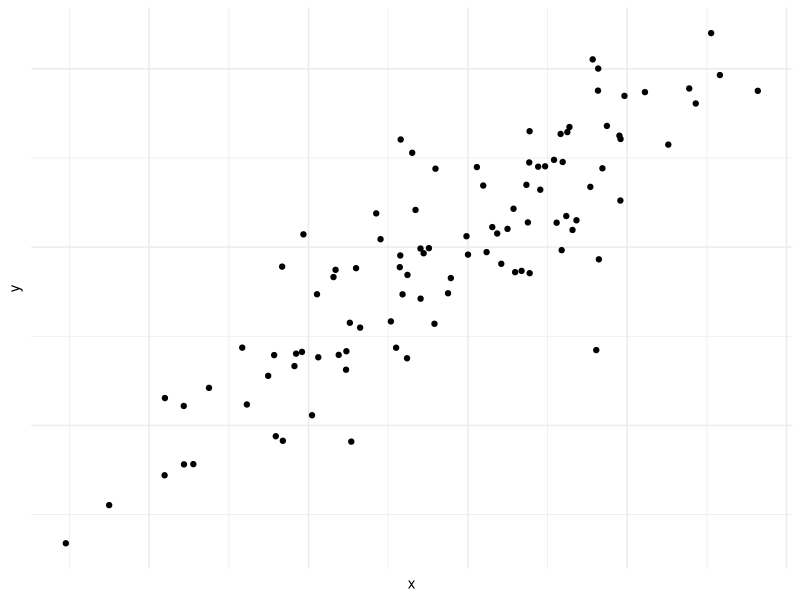
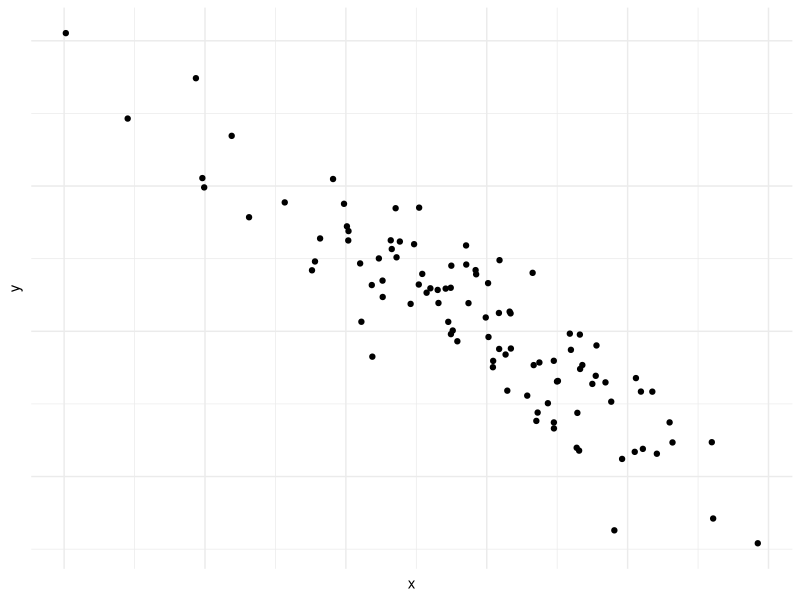
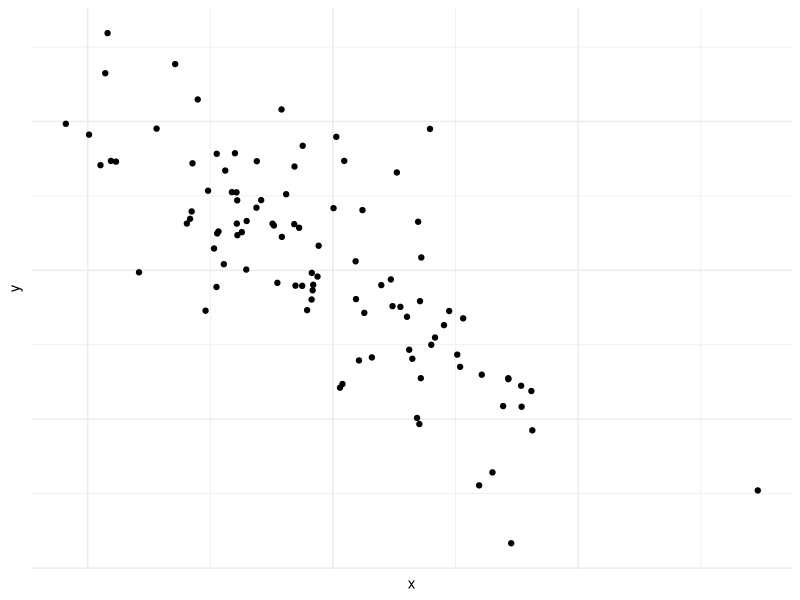
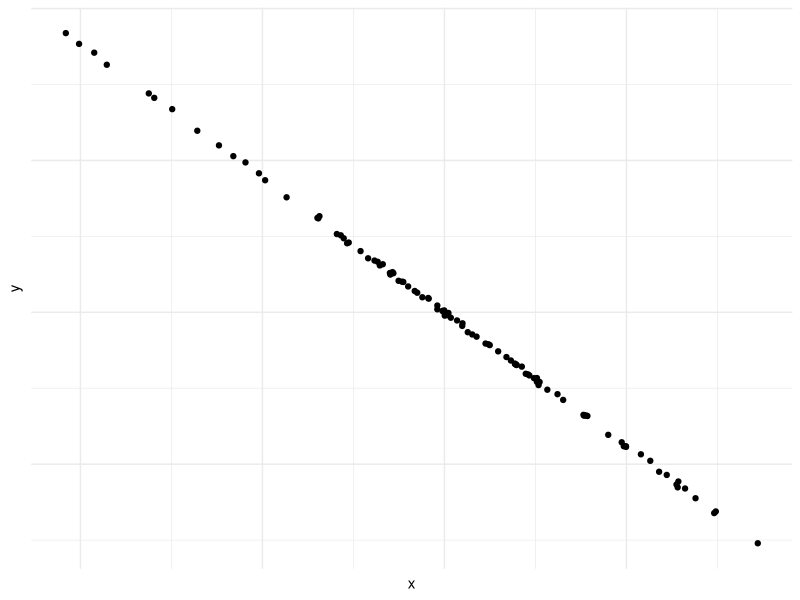
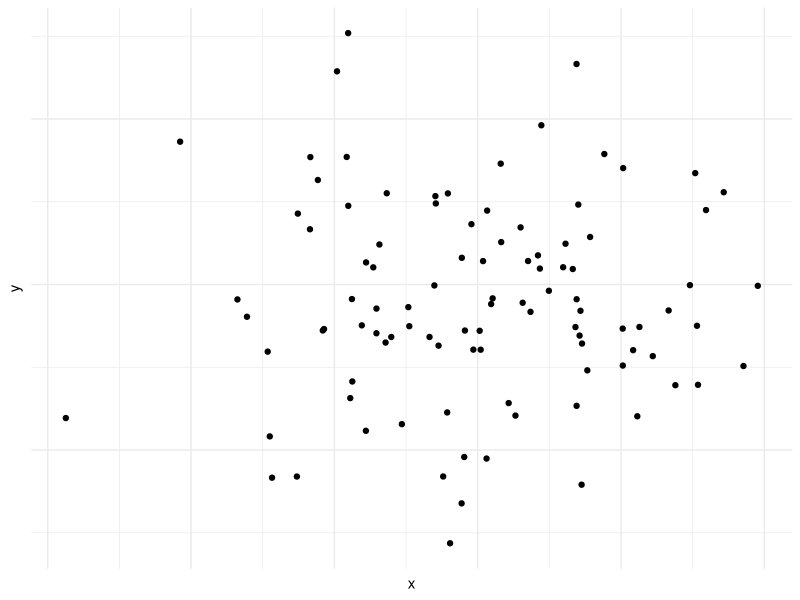
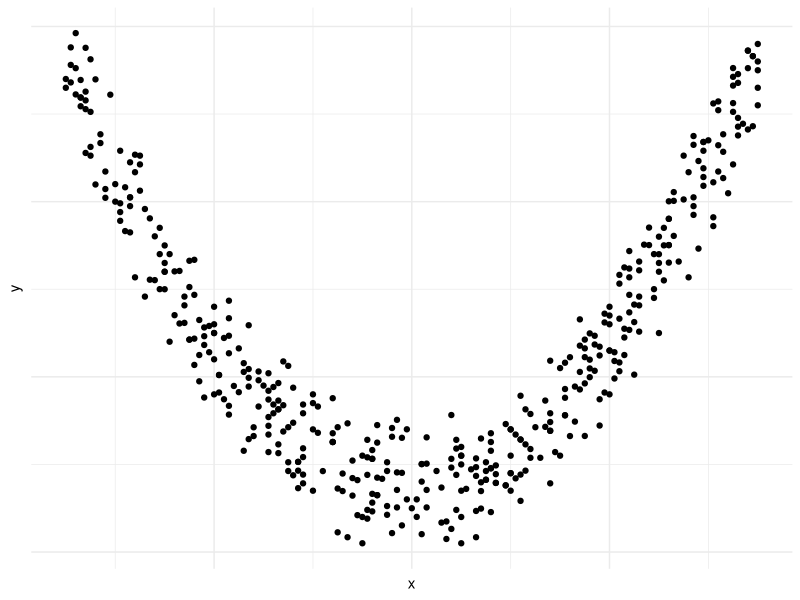
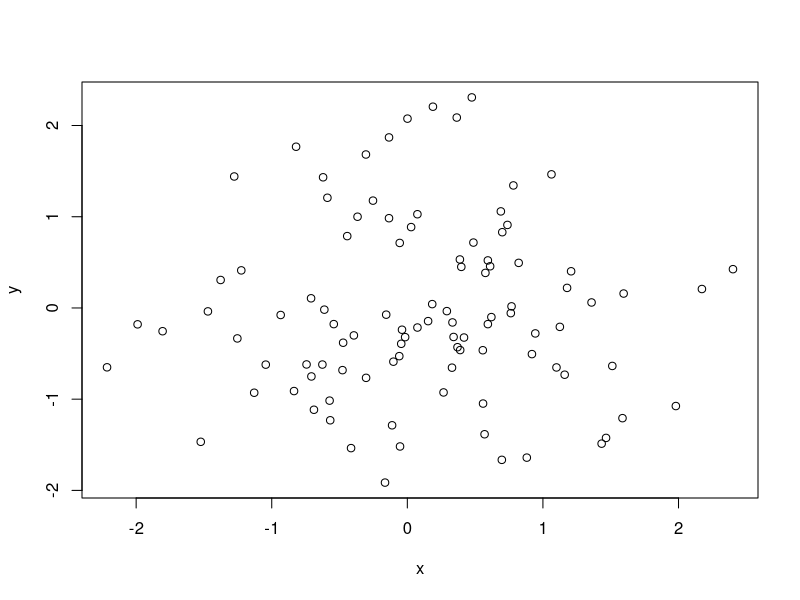
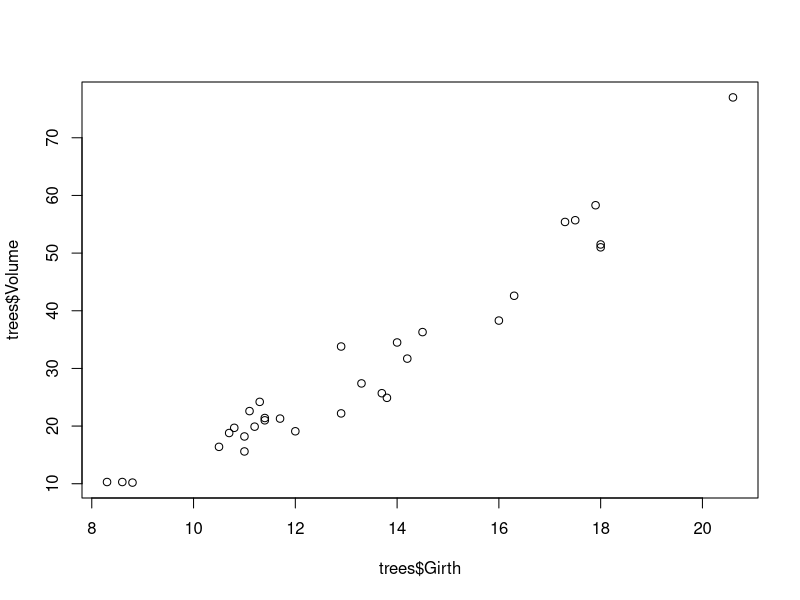

These charts were generated, in order, by the following R code: (Note: this script raises an error after producing the figures.)
## ---- chunk 1
library(tidyverse)
library(ggthemes)
library(mvtnorm)

set.seed(1)
correlation <- c(-0.9999, -0.9, -0.75,-.5, -0.3, 0, 0.3, 0.75, 0.9, 0.9999)
n_sim <- 100
values <- NULL
for(i in seq_len(length(correlation))){
  rho <- correlation[i]
  sigma <- matrix(c(5, rho * sqrt(50), rho * sqrt(50), 10), 2, 2)
  sim <- rmvnorm(
    n = n_sim,
    mean = c(20,40),
    sigma = sigma
    ) %>%
    as_tibble() %>%
    mutate(correlation = round(rho,2))
  values <- bind_rows(values, sim)
}
names(values) <- c("x","y","correlation")
## ---- chunk 2
theme_set(theme_minimal()+
            theme(
              axis.text.x = element_blank(),
              axis.text.y = element_blank(),
              axis.ticks = element_blank(),
            
            )
)

#theme_set(theme_tufte())
  
  ggplot(data = values %>% filter(correlation ==.9), mapping = aes(x,y)) +
  geom_point() 

## ---- chunk 3

ggplot(data = values %>% filter(correlation ==-0.9), mapping = aes(x,y)) +
  geom_point() 

## ---- chunk 4
ggplot(data = values %>% filter(correlation ==-.75), mapping = aes(x,y)) +
  geom_point()
## ---- chunk 5
ggplot(data = values %>% filter(correlation < -.99), mapping = aes(x,y)) +
  geom_point()
## ---- chunk 6
ggplot(data = values %>% filter(correlation ==0), mapping = aes(x,y)) +
  geom_point() 
## ---- chunk 7
set.seed(1)
tmpDF <- data.frame(x=seq(-7,7,by=.1))
tmpDF$y=tmpDF$x^2
for(i in 1:5){
tmpDF <- tmpDF %>% 
  bind_rows(data.frame(x=tmpDF$x,y=tmpDF$y+i))
}

tmpDF %>%
  sample_frac(.10) %>% 
  ggplot( aes(x,y))+
  geom_point()+ylab("y")

## ---- chunk 8
set.seed(1)
## ---- chunk 9
# Generamos datos
datos = data.frame(
  x=rnorm(100),
  y=rnorm(100)
)

# Graficamos
plot(datos)
## ---- chunk 10
head(trees)
## ---- chunk 11
plot(trees$Girth, trees$Volume)
## ---- chunk 12
plot(trees)
## ---- chunk 13

datos<- data.frame(
  Estudiante = c( 1, 2, 3, 4, 5, 6, 7, 8, 9, 10, 11, 12) %>% as.character(),
  x = c( 17, 13, 12, 14, 15, 8, 9, 13, 11, 14, 12, 16),
  y = c( 15, 13, 8, 17, 16, 9, 14, 10, 16, 13, 14, 17)
) 
## ---- chunk 14
datos %>% 
  knitr::kable(
    caption = "Resultados de un examen de tradución (x) y de comprensión (y) de ingles.",
    format.args = list(decimal.mark = ","),
                       booktabs=TRUE
  )
## ---- chunk 15
datos <- datos %>% 
  mutate(x2=x^2,y2=y^2,xy = x*y) 
datos %>% 
  knitr::kable(
    caption = "Resultados de un examen de tradución (x) y de comprensión (y) de ingles.",
    format.args = list(decimal.mark = ","),
                       booktabs=TRUE
  )
## ---- chunk 16
colSums(datos[2:6])

## ---- chunk 17
# Cargamos datos
datos<- data.frame(
  Estudiante = c( 1, 2, 3, 4, 5, 6, 7, 8, 9, 10, 11, 12),
  x = c( 17, 13, 12, 14, 15, 8, 9, 13, 11, 14, 12, 16),
  y = c( 15, 13, 8, 17, 16, 9, 14, 10, 16, 13, 14, 17)
) 

# Llamamos función
cor(datos$x, datos$y)
## ---- chunk 18
# Cargamos datos
rankings <- data.frame(
  Cafe.A = c(7, 6, 4, 5, 8, 7, 10, 3, 9, 2),
  Cafe.B = c(5, 4, 5, 6, 10, 7, 9, 2, 8, 1)
)

# Llamamos función
cor(rankings$Cafe.A, rankings$Cafe.B, method = "spearman")
## ---- chunk 19
theme_set(theme_void())
g <- ggplot()
letter.size = 8
g <- g+
  annotate("text", x=1, y=5.6,    label="Variable 2", size=6, fontface=3)+
  annotate("text", x=3.25, y=5.6, label="Variable 1", size=6, fontface=3)+
  annotate("text", x=2.5,y=5,label="-", size=letter.size)+
  annotate("text", x=4,y=5,label="+", size=letter.size)+
  annotate("text", x=1.1,y=4,label="+", size=letter.size)+
  annotate("text", x=1.1,y=3,label="-", size=letter.size)+
  annotate("text", x=2.5,y=4, label="A", size=letter.size)+
  annotate("text", x=2.5,y=3, label="C", size=letter.size)+
  annotate("text", x=4,y=4, label="B", size=letter.size)+
  annotate("text", x=4,y=3, label="D", size=letter.size)+
  annotate("segment", x=.5,xend=4.5,y=4.5,yend=4.5)+
  annotate("segment", x=2,xend=2, y=2,yend=6)+
  xlim(0.5,5)
g
## ---- chunk 20
# Agregar ejemplo en R?
## ---- chunk 21
.format_dataframe_as_def_list(chapter = 10)
